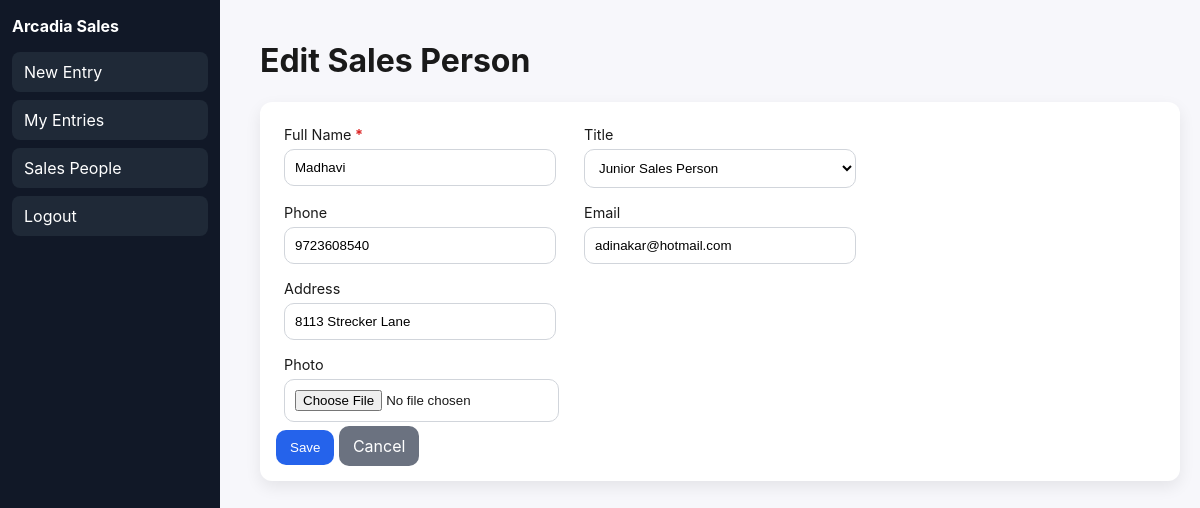
Screenshot of /crm/sales_people/1/edit (signed in) with the database file from the repository.
### tables this page shows
CREATE TABLE sales_people (
                id INTEGER PRIMARY KEY AUTOINCREMENT,
                full_name TEXT NOT NULL,
                phone TEXT,
                email TEXT,
                address TEXT,
                title TEXT CHECK(title IN ('Junior Sales Person','Senior Sales Person')),
                photo_path TEXT,
                owner_username TEXT
            );

### webapp/app.py (the view)
        def wrapper(*args, **kwargs):
            user = current_user()
            if not user:
                return redirect(url_for('login', next=request.path))
            if role and user.role != role:
                flash('Unauthorized', 'error')
                return redirect(url_for('index'))
            return fn(*args, **kwargs)

### webapp/app.py (called while the page is built)
def current_user():
    if 'user_id' in session:
        db = SessionLocal()
        try:
            return db.query(User).get(session['user_id'])
        finally:
            db.close()
    return None

def login_required(role=None):
    def decorator(fn):
        def wrapper(*args, **kwargs):
            user = current_user()
            if not user:
                return redirect(url_for('login', next=request.path))
            if role and user.role != role:
                flash('Unauthorized', 'error')
                return redirect(url_for('index'))
            return fn(*args, **kwargs)
        wrapper.__name__ = fn.__name__
        return wrapper
    return decorator

### webapp/templates/crm_sales_people_form.html (shortened to what this page needs)
{% extends 'base.html' %}
{% block content %}
<h1>{{ 'Edit' if person else 'Add' }} Sales Person</h1>
<form method="post" class="card form" enctype="multipart/form-data">
  <div class="form-row">
    <label class="required"><span class="label-text">Full Name</span>
      <input type="text" name="full_name" value="{{ person.full_name if person else '' }}" required>
    </label>
    <label>Title
      <select name="title">
        {% set titles = ['Junior Sales Person','Senior Sales Person'] %}
        {% for t in titles %}
          <option value="{{ t }}" {% if person and person.title==t %}selected{% endif %}>{{ t }}</option>
        {% endfor %}
      </select>
    </label>
  </div>
  <div class="form-row">
    <label>Phone
      <input type="text" name="phone" value="{{ person.phone if person else '' }}">
    </label>
    <label>Email
      <input type="email" name="email" value="{{ person.email if person else '' }}">
    </label>
  </div>
  <div class="form-row">
    <label class="wide">Address
      <input type="text" name="address" value="{{ person.address if person else '' }}">
    </label>
  </div>
  <div class="form-row">
    <label>Photo
      <input type="file" name="photo" accept="image/*">
    </label>
  </div>
  <div class="actions">
    <button class="btn" type="submit">Save</button>
    <a class="btn secondary" href="{{ url_for('crm_sales_people') }}">Cancel</a>
  </div>
</form>
{% endblock %}

### webapp/static/styles.css (style rules this page uses)
* { box-sizing:border-box }
body { font-family:Inter,system-ui,Arial,sans-serif;margin:0;background:#f7f7fb;color:#1a1a1a }
a { color:#0a66c2;text-decoration:none }
.card { background:#fff;border-radius:12px;padding:16px;box-shadow:0 6px 16px rgba(0,0,0,.08);margin-bottom:16px }
.form label { display:flex;flex-direction:column;font-size:.9rem;margin:8px }
.form input,.form select,.form textarea { padding:10px;border:1px solid #d1d5db;border-radius:10px;margin-top:6px;background:#fff }
.form .form-row { display:grid;grid-template-columns:repeat(3,1fr);gap:12px }
.btn { background:#2563eb;color:#fff;border:none;padding:10px 14px;border-radius:10px;cursor:pointer }
.btn.secondary { background:#6b7280 }
.form label.required .label-text::after { content:' *'; color:#dc2626; font-weight:700 }

### rows the page displays
sales_people: full_name "Madhavi", title "Junior Sales Person", phone "9723608540", email "adinakar@hotmail.com", address "8113 Strecker Lane"

### other values shown
{{ 'Edit' if person else 'Add' }} "Edit"
